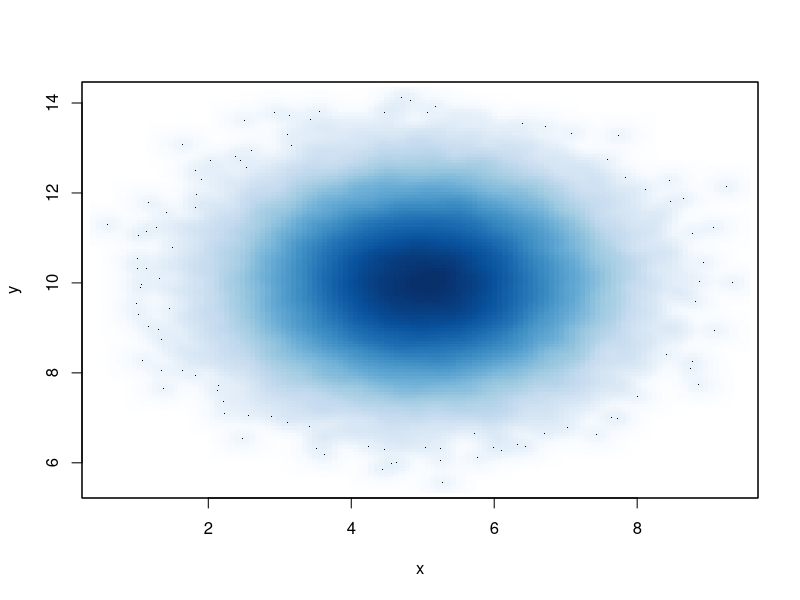
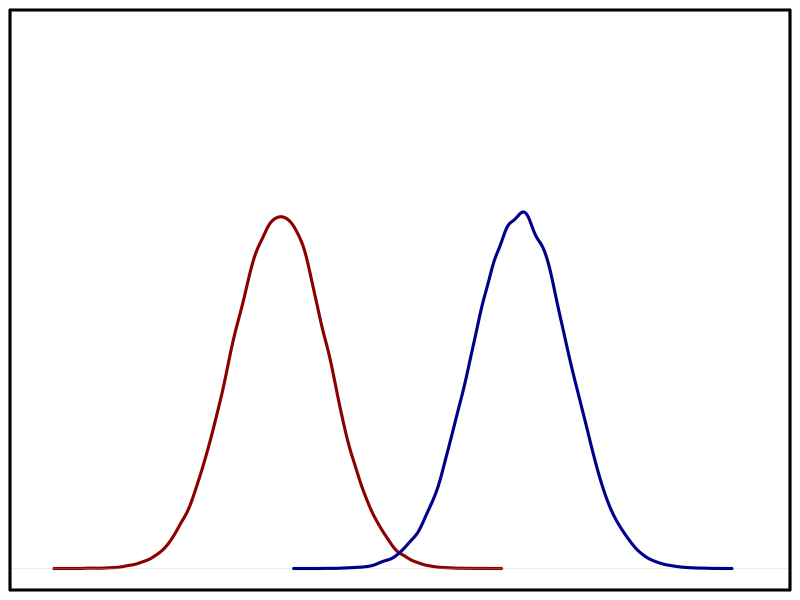

These figures' R source, in order:
setwd('~/Dropbox/Documents/statsforbios')

# Demonstration of smoothScatter function.
# 04/05/2013

x <- rnorm(100000,5)
y <- rnorm(100000,10)

smoothScatter(x,y)


par(mar=c(0,0,0,0)+0.5)
plot(density(x), lwd=3, col='DarkRed', xaxt='n', yaxt='n',main='',xlab='',ylab='', xlim=c(0,15), ylim=c(0,0.6))
lines(density(y), col='DarkBlue', lwd=3)
box(lwd=3)

